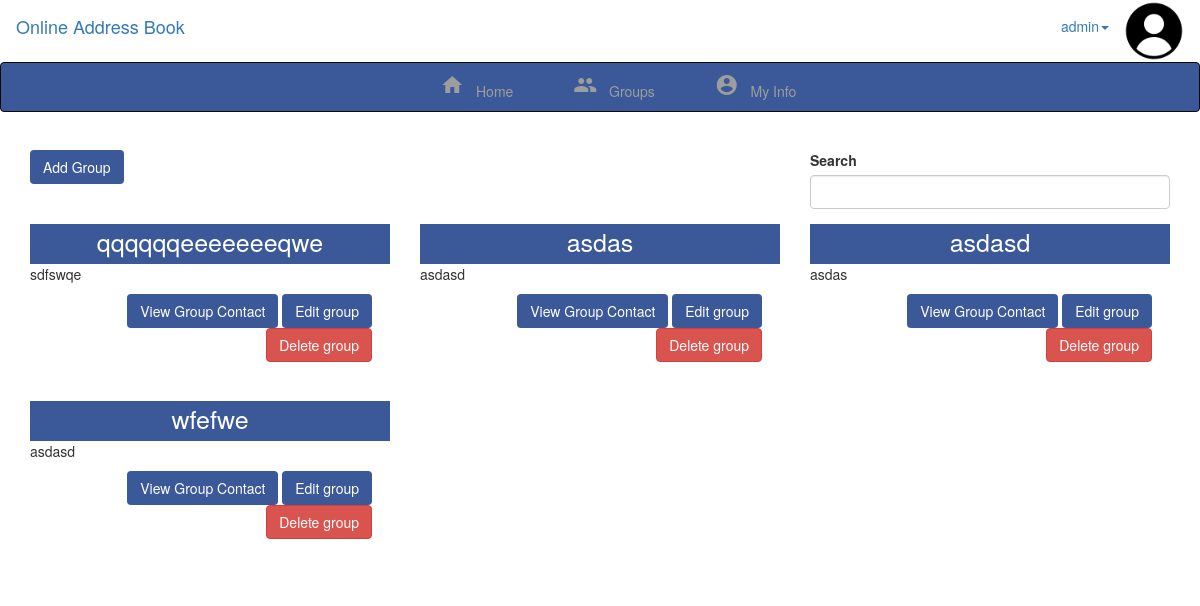
Screenshot of /rec/viewaddressbook.php (signed in) with the database file from the repository.
### tables this page shows
CREATE TABLE `users` (
  `id` int(100) NOT NULL,
  `username` varchar(100) NOT NULL,
  `password` varchar(100) NOT NULL,
  `email` varchar(100) NOT NULL,
  `phonenumber` int(100) NOT NULL,
  `gender` varchar(100) NOT NULL,
  `date` varchar(100) NOT NULL,
  `profileimage` varchar(100) NOT NULL
);

CREATE TABLE `groups` (
  `id` int(11) NOT NULL,
  `name` varchar(65) NOT NULL,
  `des` text NOT NULL,
  `owner` varchar(65) NOT NULL
);

### rec/viewaddressbook.php (the view, shortened to what this page needs)
<?php session_start();
	include('materialize.php');
	include('membernavbar.php');
 ?>
<div class="container member-container">
	<div class="row">
		<div class="col-md-3">
			<button class="btn btn-raised btn-inverse" data-toggle="modal" data-target="#addGroup">Add Group</button>
		</div>
		<div class="col-md-offset-5 col-md-4">
			<form name="group-search-form" method="" action="">
				<div class="form-group label-floating">
					<label class="control-label" for="gSearch">Search</label>
					<input type="text" class="form-control" id="gSearch" onkeyup="showLive(this.value)">
				</div>
			</form>
		</div>
	</div>
	<div class="row searchResult">
		<?php
		$sql = "SELECT * FROM groups WHERE owner='$username'";
		$result = $conn->query($sql);
		while($row3 = $result->fetch_assoc()){ ?>
		<div class="col-md-4 member-card-margin">
			<div class="card">
				<div class="text-center card-title">
					<p><?php echo $row3['name']; ?></p>
				</div>
				<div class="card-body">
					<p><?php echo $row3['des']; ?></p>
				</div>
				<div class="text-right" style="padding-right: 5%;padding-bottom: 2.5%">
					<a href="viewcontacts.php?id=<?php echo $row3['id']; ?>" role="button" class="btn btn-raised btn-inverse" name="id">View Group Contact</a>
					<button type="button" class="btn btn-raised btn-inverse editGroup" data-toggle="modal" data-target="#editGroup" data-groupid="<?php echo $row3['id']; ?>">Edit group</button>
					<form action="../php/delete.php" method="POST">
					<button role="button" class="btn btn-raised btn-danger" name="id" value="<?php echo $row3['id']; ?>">Delete group</button>
					</form>
				</div>
			</div>
		</div>
		<?php } ?>
	</div>
</div>
<?php
	include('footer.php');
?>

### rec/membernavbar.php (shortened to what this page needs)
<?php
	require_once('../php/config.php');
	$username = $_SESSION['username'];
	$sql = "SELECT username FROM users WHERE username='$username'";
	$result = $conn->query($sql);
	$row = $result->fetch_assoc();
 ?>
<div class="fixed-top-block">
	<div class="navbar navbar-white navbar-top" style="margin-bottom: 0px;">
		<div class="container-fluid">
			<div class="navbar-header">
				<a class="navbar-brand" href="memberview.php">Online Address Book</a>
			</div>
			<div class="navbar-collapse collapse" id="navbar1">
				<ul class="nav navbar-nav navbar-right">
					<li class="dropdown">
						<a href="#" class="dropdown-toggle" data-toggle="dropdown"><?php echo $row['username'] ?><span class="caret"></span></a>
					</li>
					<li><img src="../img/profile/<?php echo $row['username'];?>.jpg" class="img-circle" width="60px" height="60px" onerror="this.src='../img/profile/default-user.png';"></li>
				</ul>
			</div>
		</div>
	</div>
	<div class="navbar navbar-inverse navbar-top">
		<div class="container-fluid">
			<div class="navbar-collapse collapse" id="navbar2">
				<div class="col-md-offset-4">
					<ul class="nav navbar-nav member-nav">
						<li><a href="memberview.php"><i class="material-icons">home</i>&nbsp;&nbsp;&nbsp;Home</a></li>
						<li><a href="viewaddressbook.php"><i class="material-icons">group</i>&nbsp;&nbsp;&nbsp;Groups</a></li>
						<li><a href="memberinfo.php"><i class="material-icons">account_circle</i>&nbsp;&nbsp;&nbsp;My Info</a></li>
					</ul>
				</div>
			</div>
		</div>
	</div>
</div>

### rec/materialize.php (style rules this page uses)
body { padding-top: 120px; }
.fixed-top-block { position: absolute; top: 0; left: 0; right:0; }
.navbar-white { background-color: white; color:black; }
.member-nav > li > a { position: relative; display: block; padding: 10px 30px; }
.member-container { margin-top: 30px; }
.card-title { background-color: #3b5998; color: white; height: 40px; margin-top: 0px; font-size: 25px; }
.card a { color: #3b5998; }
.member-card-margin { margin-bottom: 30px; }
.navbar.navbar-inverse { background-color: #3b5998; color: #ffffff; }
.btn.btn-raised.btn-inverse { background-color: #3b5998; color: #ffffff; }

### rows the page displays
users: username "admin"
groups: name "qqqqqqeeeeeeeqwe", des "sdfswqe", $row3['id'] 2 (drawn)
groups: name "asdas", des "asdasd", $row3['id'] 3 (drawn)
groups: name "asdasd", des "asdas", $row3['id'] 4 (drawn)
groups: name "wfefwe", des "asdasd", $row3['id'] 5 (drawn)
